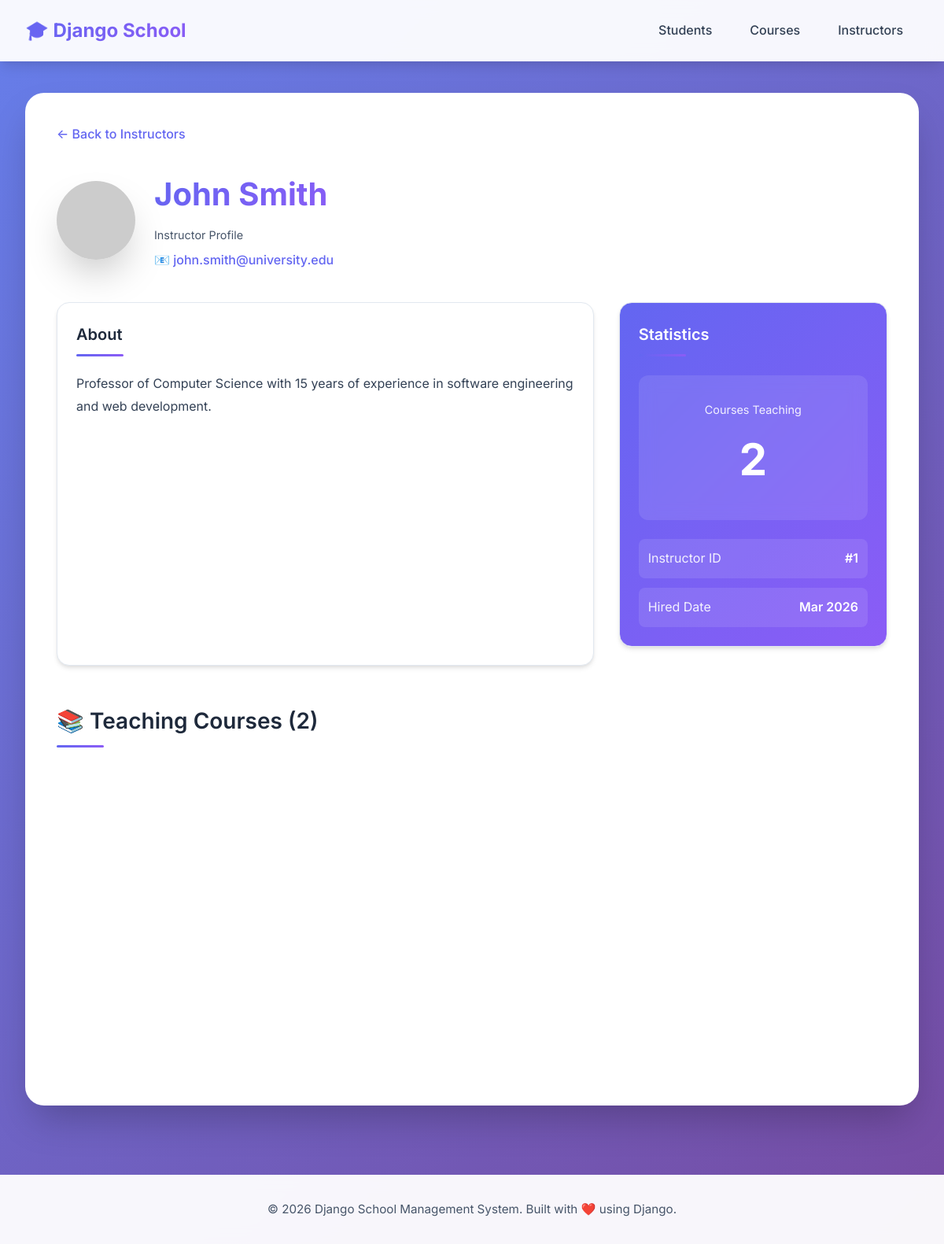
The app's page /instructors/1/ with its own data.
### instructors/models.py (models this page shows, shortened)
class Instructor(models.Model):
    first_name  = models.CharField(max_length=100)
    last_name   = models.CharField(max_length=100)
    email       = models.EmailField(unique=True)
    bio         = models.TextField(blank=True)
    hired_date  = models.DateField(auto_now_add=True)

### instructors/views.py (the view)
# urls.py: path('<int:pk>/', views.instructor_detail, name='instructor_detail'),
def instructor_detail(request, pk):
    instructor = get_object_or_404(Instructor, pk=pk)  # 404 if not found
    return render(request, 'instructors/instructor_detail.html',
                  {'instructor': instructor})

### courses/models.py (called while the page is built)
    def get_image_filename(self):
        title_lower = self.title.lower()
        if 'python' in title_lower:
            return 'pylogo.jpg'
        elif 'web' in title_lower or 'django' in title_lower or 'html' in title_lower or 'css' in title_lower:
            return 'webdev.webp'
        elif 'machine learning' in title_lower or 'ml' in title_lower or 'ai' in title_lower:
            return 'ML.webp'
        elif 'data' in title_lower or 'analytics' in title_lower:
            return 'data-analysis.svg'
        elif 'database' in title_lower or 'sql' in title_lower:
            return 'database.svg'
        elif 'mobile' in title_lower or 'android' in title_lower or 'ios' in title_lower:
            return 'mobile.svg'
        elif 'security' in title_lower or 'cyber' in title_lower:
            return 'security.svg'
        else:
            return 'default.svg'

### instructors/templates/instructors/instructor_detail.html (shortened to what this page needs)
{% extends 'base.html' %}
{% load static %}
{% block content %}
<div style="margin-bottom: 2rem;">
  <a href="{% url 'instructor_list' %}" style="color: var(--primary); text-decoration: none; font-weight: 500; display: inline-flex; align-items: center; gap: 0.5rem; transition: all 0.2s;">
    ← Back to Instructors
  </a>
</div>
<div style="display: flex; align-items: center; gap: 1.5rem; margin-bottom: 2.5rem;">
  <div style="width: 100px; height: 100px; border-radius: 50%; overflow: hidden; box-shadow: var(--shadow-xl);">
    <img src="https://ui-avatars.com/api/?name={{ instructor.first_name }}+{{ instructor.last_name }}&size=200&background=6366f1&color=fff&bold=true"
         alt="{{ instructor.first_name }} {{ instructor.last_name }}"
         style="width: 100%; height: 100%; object-fit: cover;">
  </div>
  <div>
    <h1 style="margin: 0 0 0.5rem 0;">{{ instructor.first_name }} {{ instructor.last_name }}</h1>
    <p class="text-muted" style="margin: 0 0 0.5rem 0;">Instructor Profile</p>
    <p style="margin: 0; color: var(--primary); font-weight: 500;">📧 {{ instructor.email }}</p>
  </div>
</div>
<div style="display: grid; grid-template-columns: 2fr 1fr; gap: 2rem; margin-bottom: 3rem;">
  <div class="card">
    <h2 style="margin-top: 0; font-size: 1.25rem;">About</h2>
    {% if instructor.bio %}
    <p style="line-height: 1.8; color: var(--gray-700);">
      {{ instructor.bio }}
    </p>
    {% else %}
    <p style="color: var(--gray-400); font-style: italic;">No bio provided yet.</p>
    {% endif %}
  </div>
  <div>
    <div class="card" style="background: linear-gradient(135deg, var(--primary), var(--secondary)); color: white; margin-bottom: 1.5rem;">
      <h2 style="margin: 0 0 1.5rem 0; font-size: 1.25rem; color: white;">Statistics</h2>
      <div style="text-align: center; padding: 2rem 1rem; background: rgba(255, 255, 255, 0.1); border-radius: 0.75rem; backdrop-filter: blur(10px); margin-bottom: 1.5rem;">
        <p style="margin: 0 0 0.5rem 0; font-size: 0.9rem; opacity: 0.9;">Courses Teaching</p>
        <p style="margin: 0; font-size: 3.5rem; font-weight: 700;">{{ instructor.courses.count }}</p>
      </div>
      <div style="display: grid; gap: 0.75rem;">
        <div style="display: flex; justify-content: space-between; padding: 0.75rem; background: rgba(255, 255, 255, 0.1); border-radius: 0.5rem;">
          <span style="opacity: 0.9;">Instructor ID</span>
          <span style="font-weight: 600;">#{{ instructor.id }}</span>
        </div>
        <div style="display: flex; justify-content: space-between; padding: 0.75rem; background: rgba(255, 255, 255, 0.1); border-radius: 0.5rem;">
          <span style="opacity: 0.9;">Hired Date</span>
          <span style="font-weight: 600;">{{ instructor.hired_date|date:"M Y" }}</span>
        </div>
      </div>
    </div>
  </div>
</div>
<div>
  <h2>📚 Teaching Courses ({{ instructor.courses.count }})</h2>
  {% if instructor.courses.all %}
  <div class="grid">
  </div>
  {% else %}
  <div class="card" style="text-align: center; padding: 3rem 2rem;">
    <div style="font-size: 3rem; margin-bottom: 1rem;">📚</div>
    <p style="color: var(--gray-600); margin: 0;">Not teaching any courses yet.</p>
  </div>
  {% endif %}
</div>
{% endblock %}

### static/css/base.css (style rules this page uses)
:root { --primary: #6366f1; --primary-dark: #4f46e5; --primary-light: #818cf8; --secondary: #8b5cf6; --success: #10b981; --danger: #ef4444; --dark: #1e293b; --gray-50: #f8fafc; --gray-100: #f1f5f9; --gray-200: #e2e8f0; --gray-300: #cbd5e1; --gray-600: #475569; --gray-700: #334155; --gray-800: #1e293b; --shadow-sm: 0 1px 2px 0 rgba(0, 0, 0, 0.05); --shadow: 0 4px 6px -1px rgba(0, 0, 0, 0.1), 0 2px 4px -1px rgba(0, 0, 0, 0.06); --shadow-md: 0 10px 15px -3px rgba(0, 0, 0, 0.1), 0 4px 6px -2px rgba(0, 0, 0, 0.05); --shadow-lg: 0 20px 25px -5px rgba(0, 0, 0, 0.1), 0 10px 10px -5px rgba(0, 0, 0, 0.04); --shadow-xl: 0 25px 50px -12px rgba(0, 0, 0, 0.25); }
* { margin: 0; padding: 0; box-sizing: border-box; }
body { font-family: 'Inter', -apple-system, BlinkMacSystemFont, 'Segoe UI', sans-serif; background: linear-gradient(135deg, #667eea 0%, #764ba2 100%); min-height: 100vh; color: var(--gray-800); line-height: 1.6; }
.card { background: white; border-radius: 1rem; padding: 1.5rem; box-shadow: var(--shadow); transition: all 0.3s cubic-bezier(0.4, 0, 0.2, 1); border: 1px solid var(--gray-200); position: relative; overflow: hidden; }
.card::before { content: ''; position: absolute; top: 0; left: 0; right: 0; height: 3px; background: linear-gradient(90deg, var(--primary), var(--secondary)); transform: scaleX(0); transition: transform 0.3s ease; }
.grid { display: grid; grid-template-columns: repeat(auto-fill, minmax(350px, 1fr)); gap: 2rem; margin-top: 2rem; }
h1 { font-size: 2.5rem; font-weight: 700; background: linear-gradient(135deg, var(--primary), var(--secondary)); -webkit-background-clip: text; -webkit-text-fill-color: transparent; background-clip: text; margin-bottom: 1.5rem; animation: fadeInDown 0.6s ease-out; }
h2 { font-size: 1.75rem; font-weight: 600; color: var(--gray-800); margin-top: 2.5rem; margin-bottom: 1.25rem; position: relative; padding-bottom: 0.75rem; }
h2::after { content: ''; position: absolute; bottom: 0; left: 0; width: 60px; height: 3px; background: linear-gradient(90deg, var(--primary), var(--secondary)); border-radius: 2px; }
.text-muted { color: var(--gray-600); font-size: 0.9rem; }

### records on screen
Instructor: first_name "John", last_name "Smith", email "john.smith@university.edu", bio "Professor of Computer Science with 15 years of experience in software engineering and web development.", courses.count "2", id "1", hired_date "Mar 2026"
